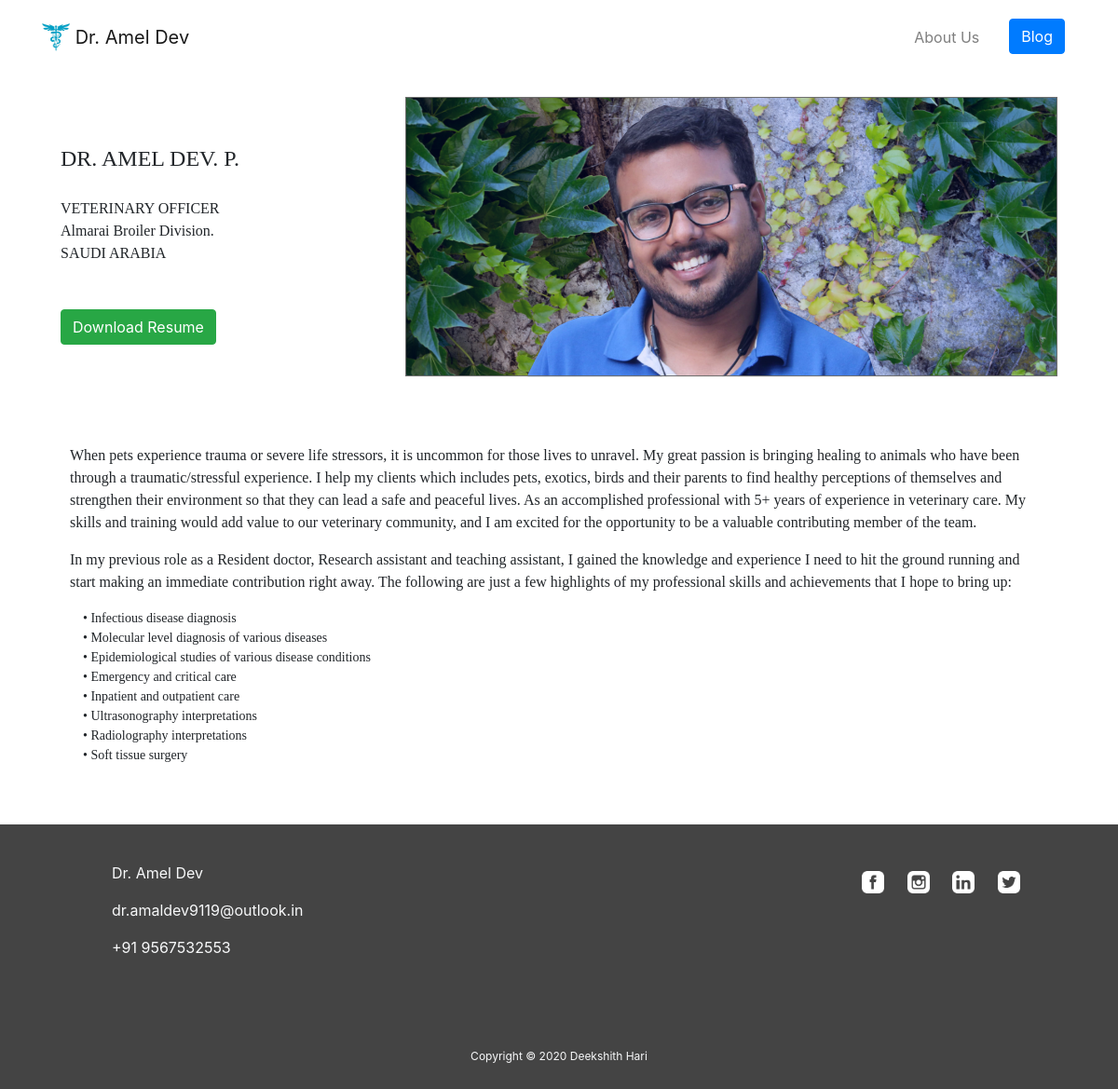
The page /about/ on the database its author committed.
### about_us/models.py (models this page shows)
class About(models.Model):
    img = models.ImageField(upload_to='home/images')
    info = models.TextField()
    resume = models.FileField(upload_to='home/images')
    bio = models.TextField(blank=True)

### about_us/views.py (the view)
# urls.py: path('', views.about_us, name='about_us'),
def about_us(request):
    about = About.objects.all()
    return render(request, 'about_us/about.html', {'about':about,})

### about_us/templates/about_us/about.html
{% extends 'home/base.html' %}
{% block content %}
{% load static %}
<div class="container">
<div class="row justify-content-md-center">
{% for about in about %}
  <div class="col-sm-4">
    {{ about.info|safe }}
    <a role="button" href="{{about.resume.url}}" class="btn btn-success">Download Resume</a>
    </div>
  <div class="col-md-auto">
    <img src="{{about.img.url}}">
  </div>
</div>
<br>
<br>
<br>
<div class="col">
  {{ about.bio|safe }}
</div>
</div>
{% endfor %}
<br>
<br>
{% endblock %}

### home/static/home/custom.css (style rules this page uses)
a { outline: none; }

### rows shown on the page
About: info "DR. AMEL DEV. P. VETERINARY OFFICER Almarai Broiler Division. SAUDI ARABIA", img (picture), bio "When pets experience trauma or severe life stressors, it is uncommon for those lives to unravel. My great passion is bringing healing to animals who have been through a traumatic/stressful experience. I help my clients which includes pets, exotics, birds and their parents to find healthy perceptions of themselves and strengthen their environment so that they can lead a safe and peaceful lives. As an accomplished professional with 5+ years of experience in veterinary care. My skills and training would add value to our veterinary community, and I am excited for the opportunity to be a valuable contributing member of the team. In my previous role as a Resident doctor, Research assistant and…"
